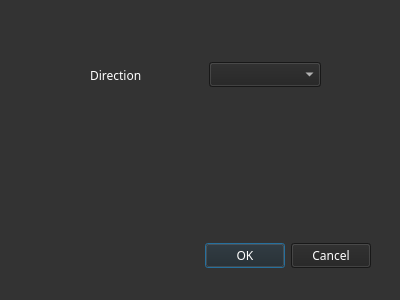
<?xml version="1.0" encoding="UTF-8"?>
<ui version="4.0">
 <class>Dialog_edgDetection</class>
 <widget class="QDialog" name="Dialog_edgDetection">
  <property name="geometry">
   <rect>
    <x>0</x>
    <y>0</y>
    <width>400</width>
    <height>300</height>
   </rect>
  </property>
  <property name="windowTitle">
   <string>Dialog</string>
  </property>
  <property name="styleSheet">
   <string notr="true">background: rgb(51, 51,51);
color: rgb(255, 255, 255);

font-family: century gothic;</string>
  </property>
  <widget class="QDialogButtonBox" name="buttonBox">
   <property name="geometry">
    <rect>
     <x>30</x>
     <y>240</y>
     <width>341</width>
     <height>32</height>
    </rect>
   </property>
   <property name="styleSheet">
    <string notr="true">background-color: rgb(34, 34, 34);</string>
   </property>
   <property name="orientation">
    <enum>Qt::Horizontal</enum>
   </property>
   <property name="standardButtons">
    <set>QDialogButtonBox::Cancel|QDialogButtonBox::Ok</set>
   </property>
  </widget>
  <widget class="QWidget" name="layoutWidget">
   <property name="geometry">
    <rect>
     <x>90</x>
     <y>60</y>
     <width>231</width>
     <height>30</height>
    </rect>
   </property>
   <layout class="QHBoxLayout" name="horizontalLayout">
    <item>
     <widget class="QLabel" name="label">
      <property name="text">
       <string>Direction</string>
      </property>
     </widget>
    </item>
    <item>
     <widget class="QComboBox" name="sobelPrewittOptions">
      <property name="styleSheet">
       <string notr="true">background-color: rgb(34, 34, 34);</string>
      </property>
     </widget>
    </item>
   </layout>
  </widget>
 </widget>
 <resources/>
 <connections>
  <connection>
   <sender>buttonBox</sender>
   <signal>accepted()</signal>
   <receiver>Dialog_edgDetection</receiver>
   <slot>accept()</slot>
   <hints>
    <hint type="sourcelabel">
     <x>248</x>
     <y>254</y>
    </hint>
    <hint type="destinationlabel">
     <x>157</x>
     <y>274</y>
    </hint>
   </hints>
  </connection>
  <connection>
   <sender>buttonBox</sender>
   <signal>rejected()</signal>
   <receiver>Dialog_edgDetection</receiver>
   <slot>reject()</slot>
   <hints>
    <hint type="sourcelabel">
     <x>316</x>
     <y>260</y>
    </hint>
    <hint type="destinationlabel">
     <x>286</x>
     <y>274</y>
    </hint>
   </hints>
  </connection>
 </connections>
</ui>
